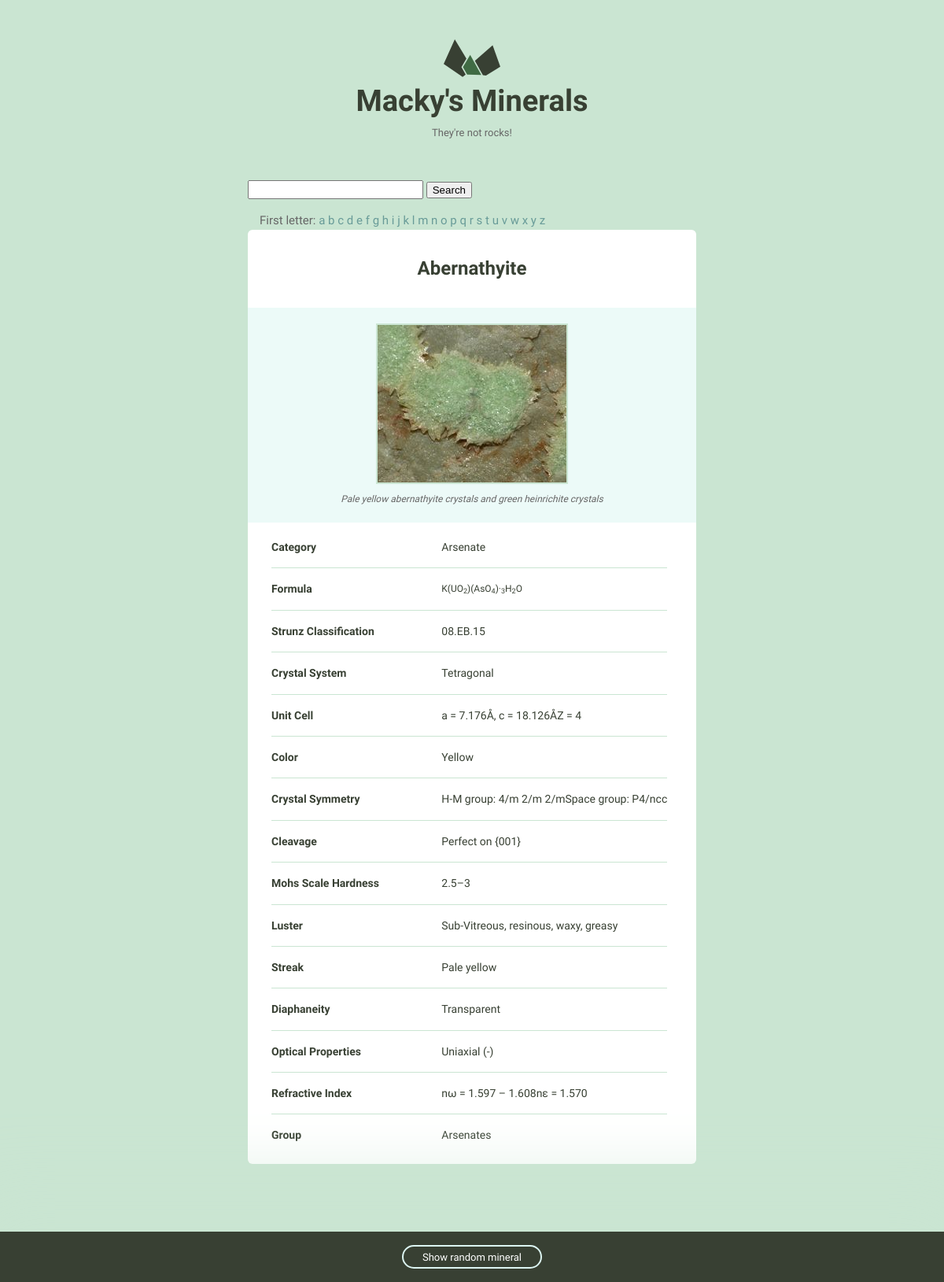
The page /detail/2/ on the database its author committed.
### minerals/models.py (models this page shows, shortened)
class Mineral(models.Model):
    name = models.CharField(max_length=255)
    image_filename = models.CharField(max_length=255, blank=True)
    image_caption = models.CharField(max_length=255, blank=True)
    category = models.CharField(max_length=255, blank=True)
    formula = models.CharField(max_length=255, blank=True)
    strunz_classification = models.CharField(max_length=255, blank=True)
    crystal_system = models.CharField(max_length=255, blank=True)
    unit_cell = models.CharField(max_length=255, blank=True)
    color = models.CharField(max_length=255, blank=True)
    crystal_symmetry = models.CharField(max_length=255, blank=True)
    cleavage = models.CharField(max_length=255, blank=True)
    mohs_scale_hardness = models.CharField(max_length=255, blank=True)
    luster = models.CharField(max_length=255, blank=True)
    streak = models.CharField(max_length=255, blank=True)
    diaphaneity = models.CharField(max_length=255, blank=True)
    optical_properties = models.CharField(max_length=255, blank=True)
    refractive_index = models.CharField(max_length=255,  blank=True)
    crystal_habit = models.CharField(max_length=255, blank=True)
    specific_gravity = models.CharField(max_length=255, blank=True)
    group = models.CharField(max_length=255, blank=True)

### minerals/views.py (the view)
# urls.py: url(r'detail/(?P<pk>\d+)/$', views.mineral_detail,
def mineral_detail(request, pk):
    all_minerals = Mineral.objects.all()
    random_mineral = random.choice(all_minerals)
    mineral = get_object_or_404(Mineral, pk=pk)
    return render(request, 'mineral_detail.html', {'mineral': mineral,
                                                   'random': random_mineral})

### minerals/templates/mineral_detail.html (shortened to what this page needs)
{% extends "layout.html" %}
{% block bounds_size %}
  <div class="bounds bounds--small">
{% endblock %}
{% block content %}
  <div class="grid-100 mineral__container">
    <h1 class="mineral__name">{{ mineral.name|title }}</h1>
    <div class="mineral__image-bg">
      <img class="mineral__image"
           src="/static/images/{{ mineral.name }}.jpg")>
      <p class="mineral__caption">{{ mineral.image_caption }}</p>
    </div>
    <div class="mineral__table-container">
      <table class="mineral__table">
        {% if mineral.category %}
          <tr>
            <td class="mineral__category">Category</td>
            <td>{{ mineral.category }}</td>
          </tr>
        {% endif %}
        {% if mineral.formula %}
          <tr>
            <td class="mineral__category">Formula</td>
            <td class="mineral__formula">{{ mineral.formula|safe }}</td>
          </tr>
        {% endif %}
        {% if mineral.strunz_classification %}
          <tr>
            <td class="mineral__category">Strunz Classification</td>
            <td>{{ mineral.strunz_classification }}</td>
          </tr>
        {% endif %}
        {% if mineral.crystal_system %}
          <tr>
            <td class="mineral__category">Crystal System</td>
            <td>{{ mineral.crystal_system }}</td>
          </tr>
        {% endif %}
        {% if mineral.unit_cell %}
          <tr>
            <td class="mineral__category">Unit Cell</td>
            <td>{{ mineral.unit_cell }}</td>
          </tr>
        {% endif %}
        {% if mineral.color %}
          <tr>
            <td class="mineral__category">Color</td>
            <td>{{ mineral.color }}</td>
          </tr>
        {% endif %}
        {% if mineral.crystal_symmetry %}
          <tr>
            <td class="mineral__category">Crystal Symmetry</td>
            <td>{{ mineral.crystal_symmetry }}</td>
          </tr>
        {% endif %}
        {% if mineral.cleavage %}
          <tr>
            <td class="mineral__category">Cleavage</td>
            <td>{{ mineral.cleavage }}</td>
          </tr>
        {% endif %}
        {% if mineral.mohs_scale_hardness %}
          <tr>
            <td class="mineral__category">Mohs Scale Hardness</td>
            <td>{{ mineral.mohs_scale_hardness }}</td>
          </tr>
        {% endif %}
        {% if mineral.luster %}
          <tr>
            <td class="mineral__category">Luster</td>
            <td>{{ mineral.luster }}</td>
          </tr>
        {% endif %}
        {% if mineral.streak %}
          <tr>
            <td class="mineral__category">Streak</td>
            <td>{{ mineral.streak }}</td>
          </tr>
        {% endif %}
        {% if mineral.diaphaneity %}
          <tr>
            <td class="mineral__category">Diaphaneity</td>
            <td>{{ mineral.diaphaneity }}</td>
          </tr>
        {% endif %}
        {% if mineral.optical_properties %}
          <tr>
            <td class="mineral__category">Optical Properties</td>
            <td>{{ mineral.optical_properties }}</td>
          </tr>
        {% endif %}
        {% if mineral.refractive_index %}
          <tr>
            <td class="mineral__category">Refractive Index</td>
            <td>{{ mineral.refractive_index }}</td>
          </tr>
        {% endif %}
        {% if mineral.group %}
          <tr>
            <td class="mineral__category">Group</td>
            <td>{{ mineral.group }}</td>
          </tr>
        {% endif %}
      </table>
    </div>
  </div>
{% endblock %}

### minerals/static/css/global.css (style rules this page uses)
html { font-family: sans-serif; -ms-text-size-adjust: 100%; -webkit-text-size-adjust: 100%; }
body { margin: 0; }
h1 { font-size: 2em; margin: 0.67em 0; }
sub { font-size: 75%; line-height: 0; position: relative; vertical-align: baseline; bottom: -0.25em; }
img { border: 0; }
table { border-collapse: collapse; border-spacing: 0; }
td, th { padding: 0; }
html { font-size: 62.5%; }
body { background-color: #CAE5D2; font-size: 1.5em; line-height: 1.6; font-weight: 400; font-family: "Cousine"; color: #666; }
.bounds { max-width: 800px; margin: 0 auto; padding: 50px 0 150px; overflow: hidden; }
.bounds--small { max-width: 600px; padding: 50px 10px 150px; }
.grid, .grid-5, .grid-10, .grid-15, .grid-20, .grid-25, .grid-30, .grid-33, .grid-35, .grid-40, .grid-45, .grid-50, .grid-55, .grid-60, .grid-65, .grid-66, .grid-70, .grid-75, .grid-80, .grid-90, .grid-95, .grid-100 { float: left; box-sizing: border-box; position: relative; }
.grid-100 { width: 100%; padding: 0 15px; }
h1, h2, h3, h4, h5, h6 { margin-top: 0; margin-bottom: 2rem; font-weight: bold; font-family: "Work Sans", sans-serif; color: #384033; }
h1 { font-size: 3.8rem; }
@media (min-width: 550px) { h1 { font-size: 3.8rem; } }
p { margin-top: 0; font-size: 1.6rem; }
th, td { padding: 15px; text-align: left; border-bottom: 1px solid #e1e1e1; }
th:first-child, td:first-child { padding-left: 0; }
th:last-child, td:last-child { padding-right: 0; }
table, p, ul { margin-bottom: 2.5rem; }
.mineral__container { background-color: #fff; border-radius: 6px; list-style: none; padding: 0; text-align: center; }
.mineral__name { display: block; width: 100%; margin: 0; font-size: 24px; padding: 30px 0 30px 0; }
.mineral__image { display: block; margin: 0 auto; border: solid 2px #CAE5D2; }
.mineral__image-bg { background-color: #ecfaf8; padding: 20px 0; }
.mineral__caption { font-size: 12px; font-style: italic; padding: 10px 0 0 0; margin: 0; }
.mineral__table { font-size: 14px; color: #384033; }
.mineral__table td { border-color: #CAE5D2; }
.mineral__table tr:last-of-type td { border-bottom: none; padding-bottom: 0; }
.mineral__table-container { padding: 5px 30px 0; }
.mineral__category { font-weight: bold; width: 40%; }
.mineral__formula { font-size: 12px; }

### rows shown on the page
Mineral: name "Abernathyite", name (picture), image_caption "Pale yellow abernathyite crystals and green heinrichite crystals", category "Arsenate", formula "K(UO 2 )(AsO 4 )· 3 H 2 O", strunz_classification "08.EB.15", crystal_system "Tetragonal", unit_cell "a = 7.176Å, c = 18.126ÅZ = 4", color "Yellow", crystal_symmetry "H-M group: 4/m 2/m 2/mSpace group: P4/ncc", cleavage "Perfect on {001}", mohs_scale_hardness "2.5–3", luster "Sub-Vitreous, resinous, waxy, greasy", streak "Pale yellow", diaphaneity "Transparent", optical_properties "Uniaxial (-)", refractive_index "nω = 1.597 – 1.608nε = 1.570", group "Arsenates"

### other values the page prints
{{ letter }} "a" "b" "c" "d" "e" "f" "g" "h" "i" "j" "k" "l" "m" "n" "o" "p" "q" "r" "s" "t" "u" "v" "w" "x" "y" "z"
